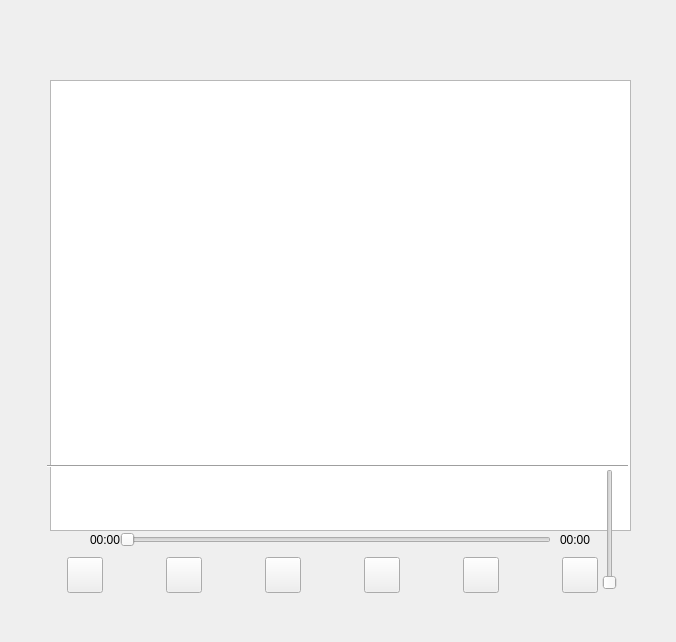
<?xml version="1.0" encoding="UTF-8"?>
<ui version="4.0">
 <class>Widget</class>
 <widget class="QWidget" name="Widget">
  <property name="geometry">
   <rect>
    <x>0</x>
    <y>0</y>
    <width>676</width>
    <height>642</height>
   </rect>
  </property>
  <property name="windowTitle">
   <string>Widget</string>
  </property>
  <widget class="QWidget" name="widget" native="true">
   <property name="geometry">
    <rect>
     <x>10</x>
     <y>550</y>
     <width>651</width>
     <height>50</height>
    </rect>
   </property>
   <property name="styleSheet">
    <string notr="true">*{
	bonder:none;
}</string>
   </property>
   <layout class="QHBoxLayout" name="horizontalLayout">
    <item>
     <widget class="QPushButton" name="pushButton_2">
      <property name="minimumSize">
       <size>
        <width>36</width>
        <height>36</height>
       </size>
      </property>
      <property name="maximumSize">
       <size>
        <width>36</width>
        <height>36</height>
       </size>
      </property>
      <property name="mouseTracking">
       <bool>false</bool>
      </property>
      <property name="focusPolicy">
       <enum>Qt::NoFocus</enum>
      </property>
      <property name="styleSheet">
       <string notr="true">background-image: url(:/  /lib/png/3.png);</string>
      </property>
      <property name="text">
       <string/>
      </property>
     </widget>
    </item>
    <item>
     <widget class="QPushButton" name="pushButton_4">
      <property name="minimumSize">
       <size>
        <width>36</width>
        <height>36</height>
       </size>
      </property>
      <property name="maximumSize">
       <size>
        <width>36</width>
        <height>36</height>
       </size>
      </property>
      <property name="mouseTracking">
       <bool>false</bool>
      </property>
      <property name="focusPolicy">
       <enum>Qt::NoFocus</enum>
      </property>
      <property name="styleSheet">
       <string notr="true">background-image: url(:/  /lib/png/7.jpg);</string>
      </property>
      <property name="text">
       <string/>
      </property>
     </widget>
    </item>
    <item>
     <widget class="QPushButton" name="pushButton_3">
      <property name="minimumSize">
       <size>
        <width>36</width>
        <height>36</height>
       </size>
      </property>
      <property name="maximumSize">
       <size>
        <width>36</width>
        <height>36</height>
       </size>
      </property>
      <property name="mouseTracking">
       <bool>false</bool>
      </property>
      <property name="focusPolicy">
       <enum>Qt::NoFocus</enum>
      </property>
      <property name="styleSheet">
       <string notr="true">background-image: url(:/  /lib/png/2.png);</string>
      </property>
      <property name="text">
       <string/>
      </property>
     </widget>
    </item>
    <item>
     <widget class="QPushButton" name="pushButton_6">
      <property name="minimumSize">
       <size>
        <width>36</width>
        <height>36</height>
       </size>
      </property>
      <property name="maximumSize">
       <size>
        <width>36</width>
        <height>36</height>
       </size>
      </property>
      <property name="mouseTracking">
       <bool>false</bool>
      </property>
      <property name="styleSheet">
       <string notr="true">background-image: url(:/  /lib/png/1.png);</string>
      </property>
      <property name="text">
       <string/>
      </property>
     </widget>
    </item>
    <item>
     <widget class="QPushButton" name="pushButton_5">
      <property name="minimumSize">
       <size>
        <width>36</width>
        <height>36</height>
       </size>
      </property>
      <property name="maximumSize">
       <size>
        <width>36</width>
        <height>36</height>
       </size>
      </property>
      <property name="mouseTracking">
       <bool>false</bool>
      </property>
      <property name="focusPolicy">
       <enum>Qt::NoFocus</enum>
      </property>
      <property name="styleSheet">
       <string notr="true">background-image: url(:/  /lib/png/4.png);</string>
      </property>
      <property name="text">
       <string/>
      </property>
     </widget>
    </item>
    <item>
     <widget class="QPushButton" name="pushButton">
      <property name="minimumSize">
       <size>
        <width>36</width>
        <height>36</height>
       </size>
      </property>
      <property name="maximumSize">
       <size>
        <width>36</width>
        <height>36</height>
       </size>
      </property>
      <property name="mouseTracking">
       <bool>false</bool>
      </property>
      <property name="focusPolicy">
       <enum>Qt::NoFocus</enum>
      </property>
      <property name="styleSheet">
       <string notr="true">background-image: url(:/  /lib/png/5.png);</string>
      </property>
      <property name="text">
       <string/>
      </property>
     </widget>
    </item>
   </layout>
  </widget>
  <widget class="QListWidget" name="listWidget">
   <property name="geometry">
    <rect>
     <x>50</x>
     <y>80</y>
     <width>581</width>
     <height>451</height>
    </rect>
   </property>
  </widget>
  <widget class="QSlider" name="verticalSlider">
   <property name="geometry">
    <rect>
     <x>600</x>
     <y>469</y>
     <width>20</width>
     <height>121</height>
    </rect>
   </property>
   <property name="maximum">
    <number>100</number>
   </property>
   <property name="orientation">
    <enum>Qt::Vertical</enum>
   </property>
  </widget>
  <widget class="QSlider" name="playCourseSlider">
   <property name="geometry">
    <rect>
     <x>120</x>
     <y>530</y>
     <width>431</width>
     <height>20</height>
    </rect>
   </property>
   <property name="orientation">
    <enum>Qt::Horizontal</enum>
   </property>
  </widget>
  <widget class="QLabel" name="currrentlabel">
   <property name="geometry">
    <rect>
     <x>90</x>
     <y>530</y>
     <width>31</width>
     <height>19</height>
    </rect>
   </property>
   <property name="text">
    <string>00:00</string>
   </property>
  </widget>
  <widget class="QLabel" name="totallabel">
   <property name="geometry">
    <rect>
     <x>560</x>
     <y>530</y>
     <width>31</width>
     <height>19</height>
    </rect>
   </property>
   <property name="text">
    <string>00:00</string>
   </property>
  </widget>
  <widget class="Line" name="line">
   <property name="geometry">
    <rect>
     <x>47</x>
     <y>456</y>
     <width>581</width>
     <height>20</height>
    </rect>
   </property>
   <property name="orientation">
    <enum>Qt::Horizontal</enum>
   </property>
  </widget>
 </widget>
 <resources/>
 <connections/>
</ui>
